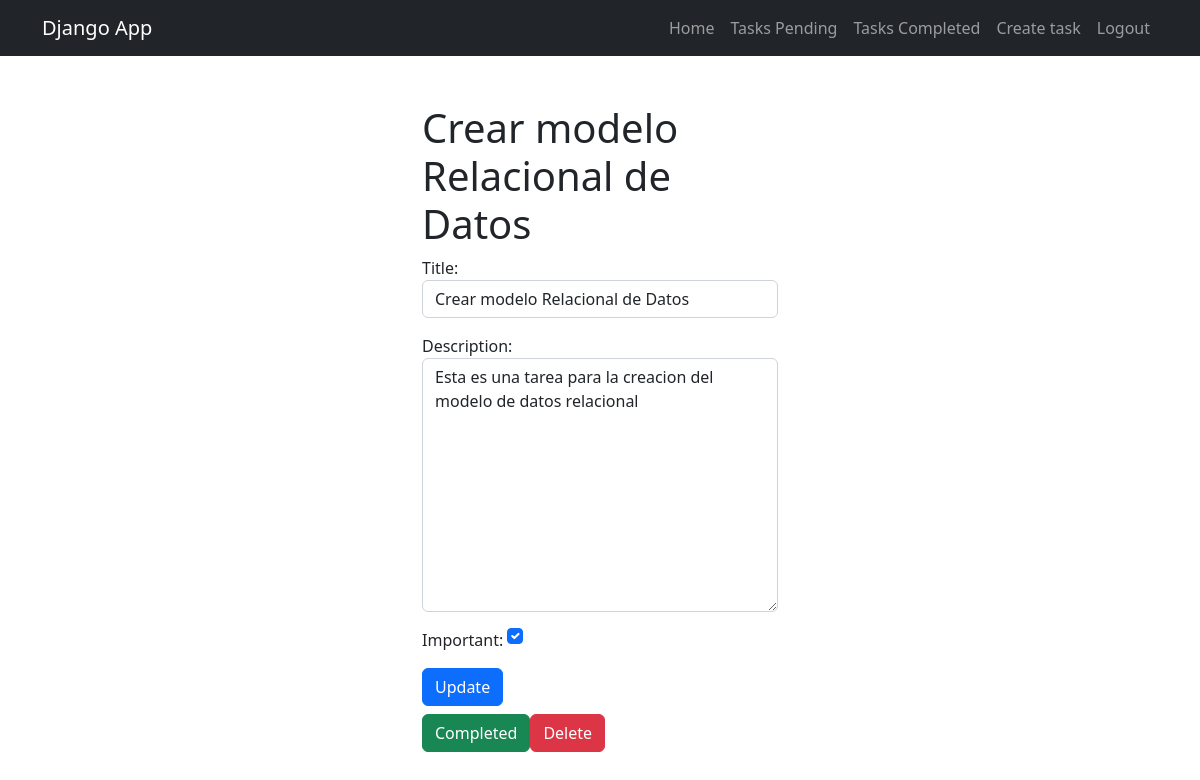
Screenshot of /tasks/7/ (signed in) with the database file from the repository.
### tasks/models.py (models this page shows, shortened)
class Task(models.Model):
    title = models.CharField(max_length=200)
    description = models.TextField()
    created = models.DateTimeField(auto_now_add=True)
    dateCompleted = models.DateTimeField(null=True, blank=True)
    important = models.BooleanField(default=False)
    user = models.ForeignKey(User, on_delete=models.CASCADE)

### tasks/views.py (the view, shortened to what this page needs)
# urls.py: path('tasks/<int:task_id>/', views.task_detail, name='task_detail'),
@login_required
def task_detail(request, task_id):
    if request.method == 'GET':
        task = get_object_or_404(Task, pk=task_id, user=request.user)
        form = TaskForm(instance=task)
        return render(request, 'task_detail.html', {
            'task': task,
            'form': form
        })

### tasks/forms.py
class TaskForm(forms.ModelForm):
    class Meta: #la clase meta es para decirle a django que modelo va a usar para crear el formulario.
        model = Task
        fields = ['title', 'description', 'important']
        widgets = {
            'title': forms.TextInput(attrs={'class': 'form-control', 'placeholder': 'Write a title'}),
            'description': forms.Textarea(attrs={'class': 'form-control', 'placeholder': 'Write a description'}),
            'important': forms.CheckboxInput(attrs={'class': 'form-check-input m-auto'}),
        }

### tasks/templates/task_detail.html (shortened to what this page needs)
{% extends 'base.html' %}
{% block content %}
<main class="container mt-5">
    <div class="row">
        <div class="col-md-4 offset-md-4">
            <h1>{{task.title}}</h1>
            <form method="POST">
                {{form.as_p}}
                <button  class="btn btn-primary" type="submit">
                    Update
                </button>
                </form>
               <div class="mt-2 d-flex">
                    <form action="{% url 'complete_task' task.id %}" method="POST">
                        <button class="btn btn-success" type="submit">
                            Completed
                        </button>
                    </form>
                    <form action="{% url 'delete_task' task.id %}" method="POST">
                        <button class="btn btn-danger" type="submit">
                            Delete
                        </button>
                    </form>
               </div>
        </div>
    </div>
</main>
{% endblock %}

### rows the page displays
Task: title "Crear modelo Relacional de Datos", description "Esta es una tarea para la creacion del modelo de datos relacional", important "☑"
